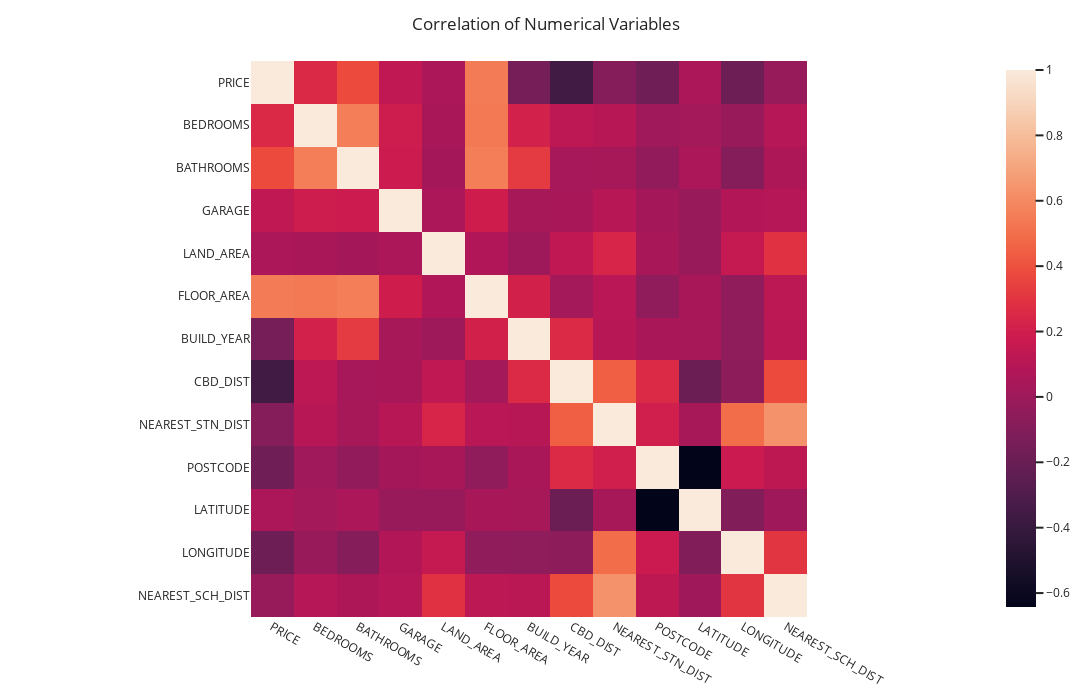

Notebook code cell kept with this figure:
### Code cell
corr_matrix = all_data.corr()
print(corr_matrix['PRICE'].sort_values(ascending=False))

heat_map_fig = px.imshow(corr_matrix, template="seaborn")

heat_map_fig.update_layout(xaxis_rangeslider_visible=False, 
                      autosize=False, 
                      width=1150, 
                      height=700,
                      title={
                            'text': "Correlation of Numerical Variables"}
                    )

heat_map_fig.show()

### Figure 1 — Plotly figure (JSON) as saved in the notebook; plotly's stock layout.template omitted (floating-point values rounded to 4 significant figures; data arrays with more than 128 entries replaced by an {"elided": "..."} marker saying what was removed)
{"data": [{"coloraxis": "coloraxis", "hovertemplate": "x: %{x}<br>y: %{y}<br>color: %{z}<extra></extra>", "name": "0", "type": "heatmap", "x": ["PRICE", "BEDROOMS", "BATHROOMS", "GARAGE", "LAND_AREA", "FLOOR_AREA", "BUILD_YEAR", "CBD_DIST", "NEAREST_STN_DIST", "POSTCODE", "LATITUDE", "LONGITUDE", "NEAREST_SCH_DIST"], "xaxis": "x", "y": ["PRICE", "BEDROOMS", "BATHROOMS", "GARAGE", "LAND_AREA", "FLOOR_AREA", "BUILD_YEAR", "CBD_DIST", "NEAREST_STN_DIST", "POSTCODE", "LATITUDE", "LONGITUDE", "NEAREST_SCH_DIST"], "yaxis": "y", "z": {"elided": "13x13 float values"}}], "layout": {"autosize": false, "coloraxis": {"colorscale": [[0, "rgb(2,4,25)"], [0.0625, "rgb(24,15,41)"], [0.125, "rgb(47,23,57)"], [0.1875, "rgb(71,28,72)"], [0.25, "rgb(97,30,82)"], [0.3125, "rgb(123,30,89)"], [0.375, "rgb(150,27,91)"], [0.4375, "rgb(177,22,88)"], [0.5, "rgb(203,26,79)"], [0.5625, "rgb(223,47,67)"], [0.625, "rgb(236,76,61)"], [0.6875, "rgb(242,107,73)"], [0.75, "rgb(244,135,95)"], [0.8125, "rgb(245,162,122)"], [0.875, "rgb(246,188,153)"], [0.9375, "rgb(247,212,187)"], [1, "rgb(250,234,220)"]]}, "height": 700, "margin": {"t": 60}, "title": {"text": "Correlation of Numerical Variables"}, "width": 1150, "xaxis": {"anchor": "y", "constrain": "domain", "domain": [0, 1], "rangeslider": {"visible": false}, "scaleanchor": "y"}, "yaxis": {"anchor": "x", "autorange": "reversed", "constrain": "domain", "domain": [0, 1]}}}
